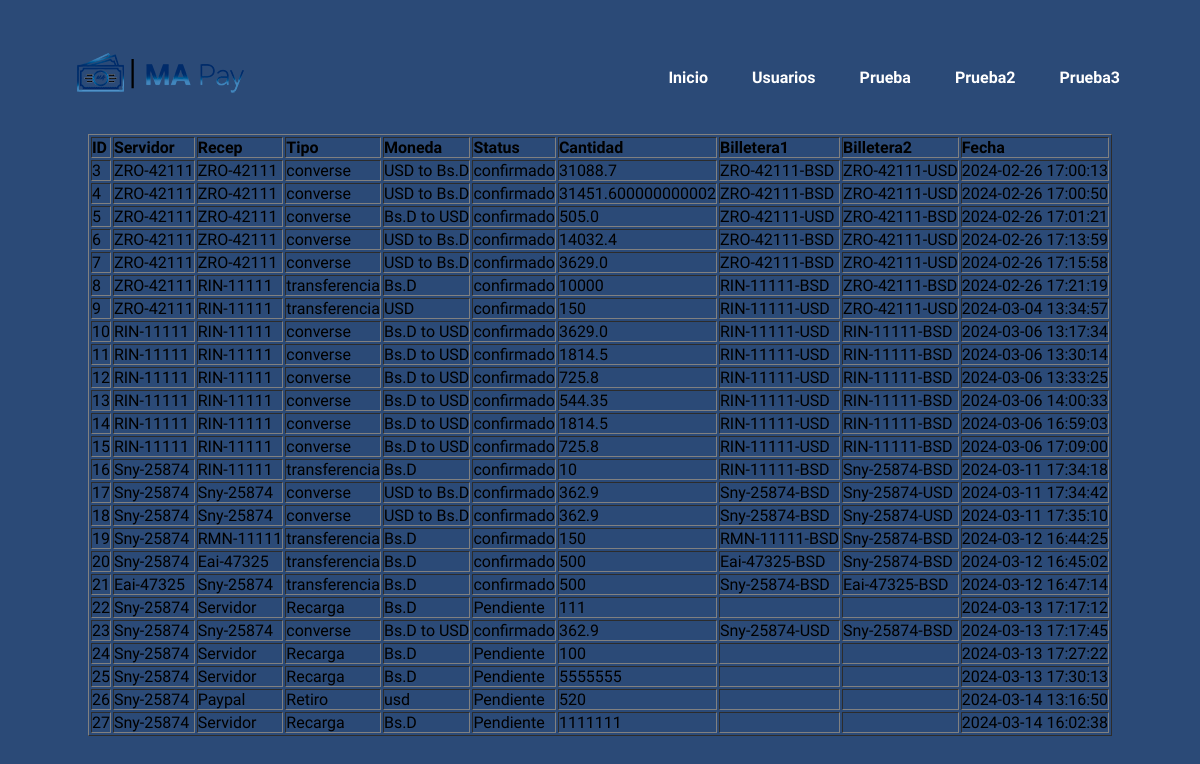
The app's page /Página/Transacz.php, older data.
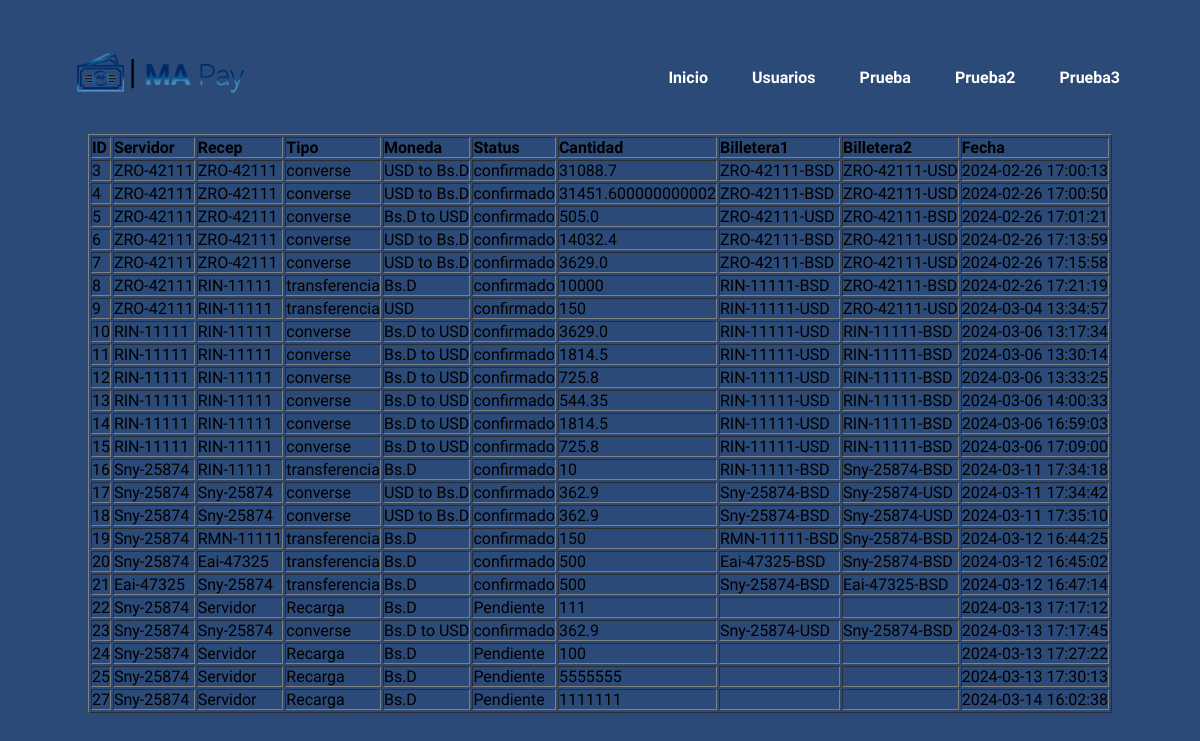
The same page, newer data.
### tables this page shows
CREATE TABLE `historial` (
  `ID` int(11) NOT NULL,
  `servidor` text NOT NULL,
  `recep` text NOT NULL,
  `tipo` text NOT NULL,
  `moneda` text NOT NULL,
  `status` text NOT NULL,
  `cantidad` text NOT NULL,
  `billetera1` text NOT NULL,
  `billetera2` text NOT NULL,
  `fecha` timestamp NOT NULL DEFAULT current_timestamp() ON UPDATE current_timestamp()
);

### Página/Transacz.php (the view, shortened to what this page needs)
<!DOCTYPE html>
<html lang="es">
<head>
    <link href='https://unpkg.com/boxicons@2.1.4/css/boxicons.min.css' rel='stylesheet'>
    <link rel="stylesheet" href="stilou.css">
</head>
    <body>
        <header>
            <nav>
                    <img src="logo1.png">
                <ul>
                    <li><a href="Menu.html">Inicio</a></li>
                    <li><a href="Users.php">Usuarios</a></li>
                    <li><a href="#">Prueba</a></li>
                    <li><a href="#">Prueba2</a></li>
                    <li><a href="#">Prueba3</a></li>
                </ul>
            </nav>
        </header>
<center>
<?php
include ("conex.php");
    $query="SELECT * FROM historial";
    $resul=mysqli_query($link, $query);
    echo "<table border>
    <tr>
    <td><b>ID</b>
    <td><b>Servidor</td>
    <td><b>Recep</td>
    <td><b>Tipo</td>
    <td><b>Moneda</td>
    <td><b>Status</td>
    <td><b>Cantidad</td>
    <td><b>Billetera1</td>
    <td><b>Billetera2</td>
    <td><b>Fecha</td>
    </tr>";
    while ($dato = mysqli_fetch_array($resul)){
        echo "<tr>";
        echo "<td>".$dato['ID']."</td>";
        echo "<td>".$dato['servidor']."</td>";
        echo "<td>".$dato['recep']."</td>";
        echo "<td>".$dato['tipo']."</td>";
        echo "<td>".$dato['moneda']."</td>";
        echo "<td>".$dato['status']."</td>";
        echo "<td>".$dato['cantidad']."</td>";
        echo "<td>".$dato['billetera1']."</td>";
        echo "<td>".$dato['billetera2']."</td>";
        echo "<td>".$dato['fecha']."</td>";
        echo "</tr>";
    }
    echo "</table>";
?>

Row changes from the older to the newer data that the page shows:
removed historial: ID "26", servidor "Sny-25874", recep "Paypal", tipo "Retiro", moneda "usd", status "Pendiente", cantidad "520", fecha "2024-03-14 13:16:50"
